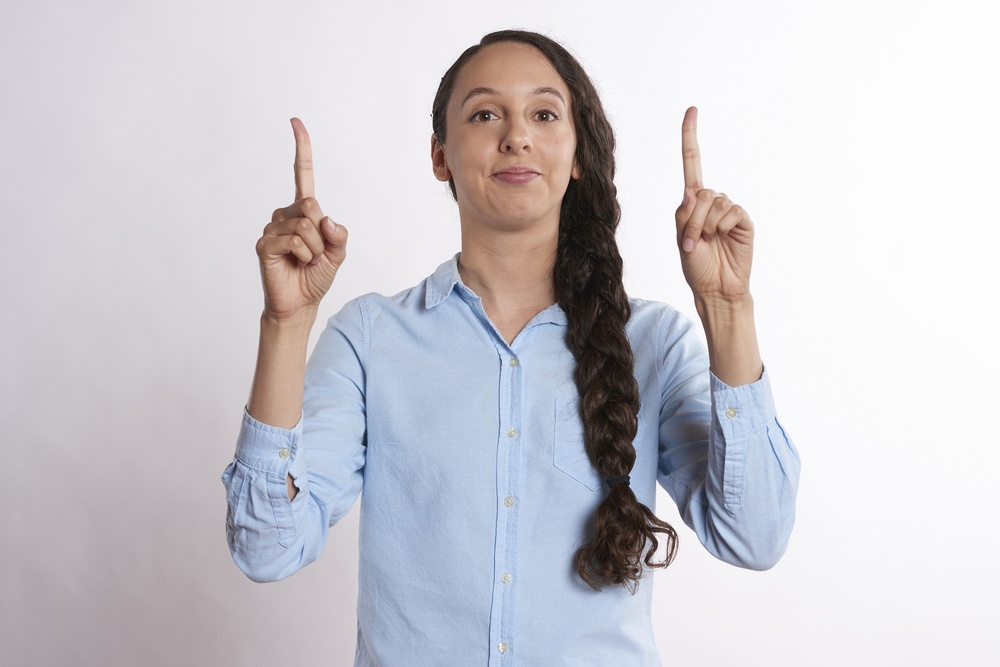
#> input picture media/img/person_pointing.jpg, 1000 x 667 px, shrunk from 1920 x 1281 before the run
$ python image_hsv_threshold_picker.py --image_path ../media/img/person_pointing.jpg
#> lines starting #> are read from the running program, lines starting #| are printed output that depends on the picture; after the words box and inside, x2 and y2 are one past the last pixel; in counts of white or black regions, pixels touching at a corner belong together
import cv2
import argparse
import numpy as np


def nothing(x):
    pass


def hsv_threshold_picker(img_path, wait_time=30, mask_val=255):
    """
    params:
        img_src: path to image
        wait_time: cv2.waitKey time, set 30 for Osx
        mask_val: bit value of masked bits, 0=black, 255=white
    """
#> called with img_path = '../media/img/person_pointing.jpg', wait_time = 30, mask_val = 255
    image = cv2.imread(img_path)
#> image is the input picture: shape (667, 1000, 3); mean B, G, R 206.9, 201.4, 203.6
    output = image

    # Create a window
    cv2.namedWindow("image")

    # create trackbars for color change
    # Hue is from 0-179 for Opencv
    cv2.createTrackbar("Hue Min", "image", 0, 179, nothing)
#> slider 'Hue Min' is set to 35
    cv2.createTrackbar("Sat Min", "image", 0, 255, nothing)
#> slider 'Sat Min' is set to 51
    cv2.createTrackbar("Val Min", "image", 0, 255, nothing)
#> slider 'Val Min' is set to 51

    cv2.createTrackbar("Hue Max", "image", 0, 179, nothing)
#> slider 'Hue Max' is set to 179
    cv2.createTrackbar("Sat Max", "image", 0, 255, nothing)
#> slider 'Sat Max' is set to 255
    cv2.createTrackbar("Val Max", "image", 0, 255, nothing)
#> slider 'Val Max' is set to 255

    # Set default value for MAX HSV trackbars.
    cv2.setTrackbarPos("Hue Max", "image", 179)
    cv2.setTrackbarPos("Sat Max", "image", 255)
    cv2.setTrackbarPos("Val Max", "image", 255)

    # Initialize to check if HSV min/max value changes
    hMin = sMin = vMin = hMax = sMax = vMax = 0
    phMin = psMin = pvMin = phMax = psMax = pvMax = 0

    while True:
        # get current positions of all trackbars
        hMin = cv2.getTrackbarPos("Hue Min", "image")
        sMin = cv2.getTrackbarPos("Sat Min", "image")
        vMin = cv2.getTrackbarPos("Val Min", "image")

        hMax = cv2.getTrackbarPos("Hue Max", "image")
        sMax = cv2.getTrackbarPos("Sat Max", "image")
        vMax = cv2.getTrackbarPos("Val Max", "image")

        # Set minimum and max HSV values to display
        lower = np.array([hMin, sMin, vMin])
        upper = np.array([hMax, sMax, vMax])

        # Create HSV Image and threshold into a range.
        hsv = cv2.cvtColor(image, cv2.COLOR_BGR2HSV)
#> hsv: shape (667, 1000, 3); mean H, S, V 93.8, 23.6, 212.7
        mask = cv2.inRange(hsv, lower, upper)
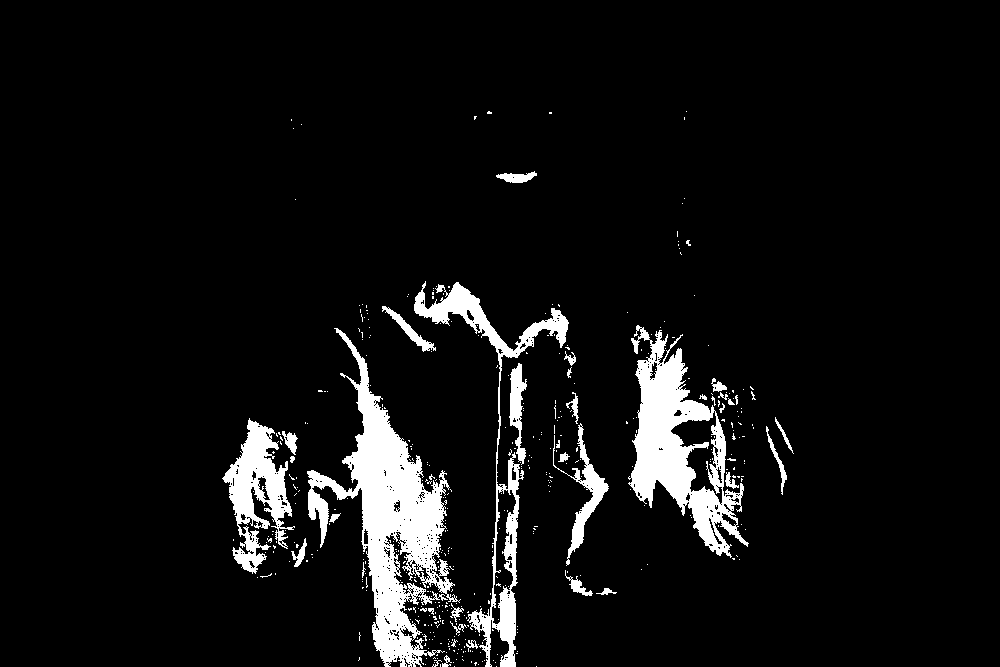
#> mask: shape (667, 1000); 6.6% white; 450 white regions (415 under 20 px), largest, box (x1, y1, x2, y2) and area: (307, 328, 461, 667) 15798, (628, 325, 749, 558) 10623, (414, 281, 569, 667) 6424
        output = cv2.bitwise_and(image, image, mask=mask)
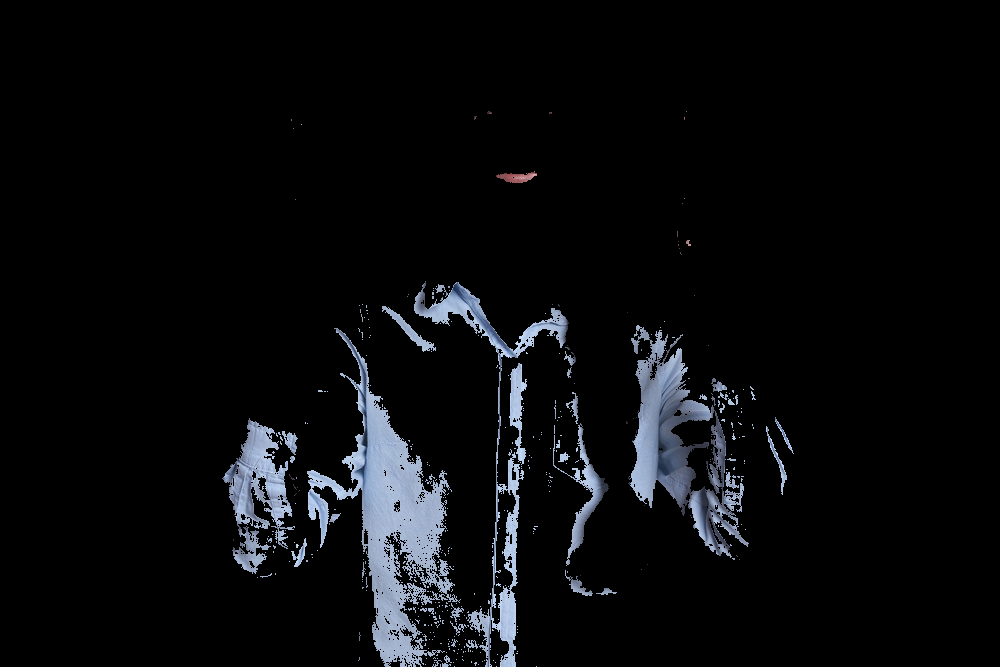
#> output: shape (667, 1000, 3); mean B, G, R 12.5, 10.7, 9.7

        output[output == 0] = mask_val
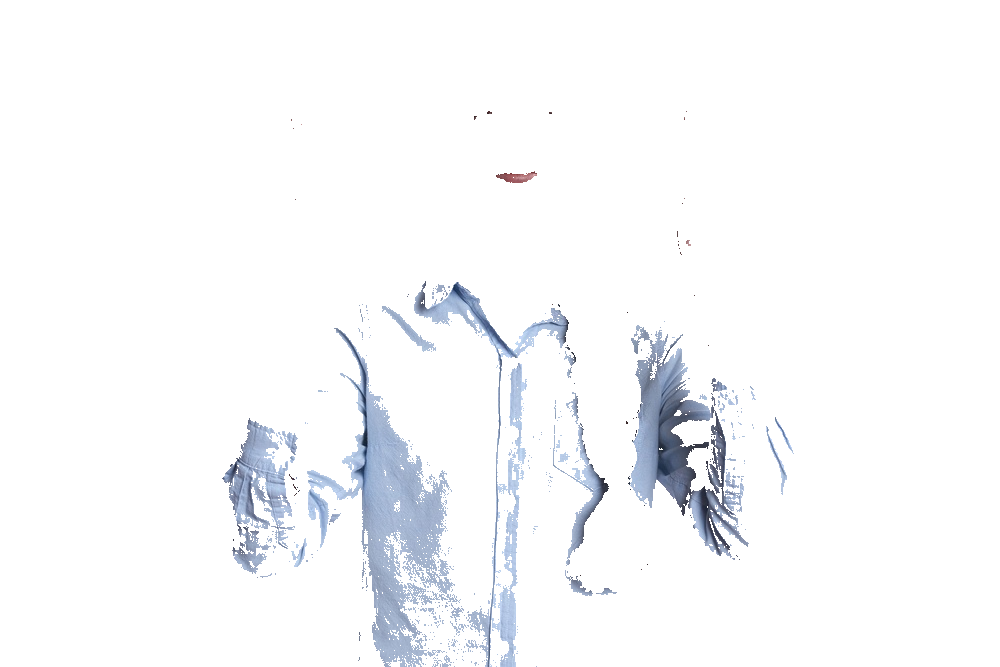
#> output: shape (667, 1000, 3); mean B, G, R 250.7, 248.8, 247.8

        # Print if there is a change in HSV value
        if (
            (phMin != hMin)
            | (psMin != sMin)
            | (pvMin != vMin)
            | (phMax != hMax)
            | (psMax != sMax)
            | (pvMax != vMax)
        ):
            print(
                "min_HSV = (%d, %d, %d), max_HSV = (%d, %d, %d)"
                % (hMin, sMin, vMin, hMax, sMax, vMax)
            )
            phMin = hMin
            psMin = sMin
            pvMin = vMin
            phMax = hMax
            psMax = sMax
            pvMax = vMax

        # Display output image
        cv2.imshow("image", output)
        cv2.imshow("original", image)

        # Wait longer to prevent freeze for videos.
        if cv2.waitKey(wait_time) & 0xFF == ord("q"):
#> (key q is pressed here)
            break

    cv2.destroyAllWindows()


def main():
    parser = argparse.ArgumentParser()
    parser.add_argument(
        "-i",
        "--image_path",
        type=str,
        required=True,
        help="""Image path where color matching is done in HSV space.""",
    )
    args = parser.parse_args()
    hsv_threshold_picker(args.image_path)


if __name__ == "__main__":
    main()
